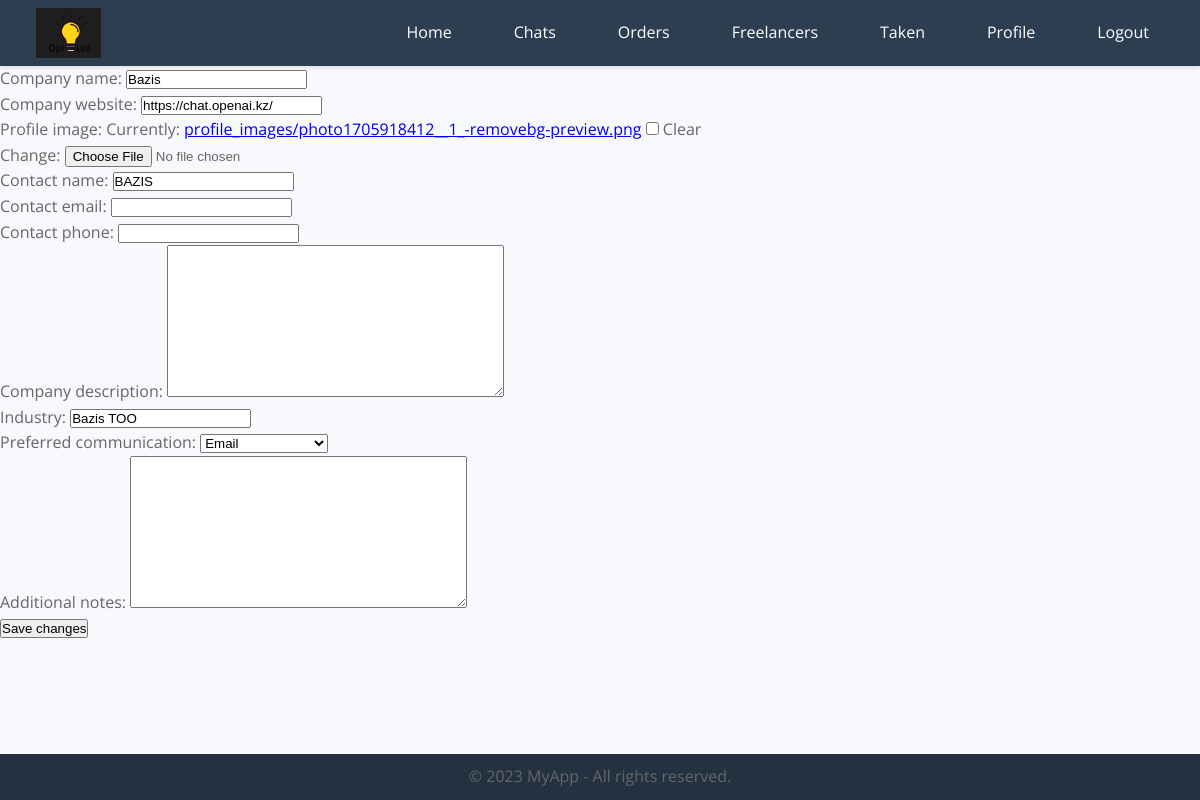
/accounts/profile/update/ (signed in), run on the app's committed database.
### accounts/models.py (models this page shows, shortened)
class ClientProfile(models.Model):
    user = models.OneToOneField(
        settings.AUTH_USER_MODEL,
        on_delete=models.CASCADE,
        related_name='client_profile'
    )
    company_name = models.CharField(max_length=255)
    company_website = models.URLField(max_length=255, blank=True, null=True)
    profile_image = models.ImageField(
        upload_to='profile_images/',
        null=True,
        blank=True,
        default='static/img/images.png'
    )
    contact_name = models.CharField(max_length=255, blank=True)
    contact_email = models.EmailField(max_length=255, blank=True)
    contact_phone = models.CharField(max_length=30, blank=True)
    company_description = models.TextField(blank=True)
    industry = models.CharField(max_length=255, blank=True)
    preferred_communication = models.CharField(max_length=100, choices=[('email', 'Email'), ('phone', 'Phone'),
                                                                        ('message', 'In-app Messaging')],
                                               default='email')
    additional_notes = models.TextField(blank=True)

### accounts/views.py (the view)
# urls.py: path('profile/update/', update_client_profile, name='update_client_profile'),
@login_required
def update_client_profile(request):
    try:
        profile = request.user.client_profile
    except ClientProfile.DoesNotExist:
        profile = ClientProfile(user=request.user)
    if request.method == 'POST':
        form = ClientProfileForm(request.POST, request.FILES, instance=profile)
        if form.is_valid():
            form.save()
            messages.success(request, 'Profile updated successfully!')
            return redirect('accounts:profile_detail')
    else:
        form = ClientProfileForm(instance=profile)
    context = {'form': form}
    return render(request, 'core/update_client_profile.html', context)

### accounts/forms.py
class ClientProfileForm(forms.ModelForm):
    class Meta:
        model = ClientProfile
        fields = ['company_name', 'company_website', 'profile_image', 'contact_name', 'contact_email', 'contact_phone', 'company_description', 'industry', 'preferred_communication', 'additional_notes']

### core/templates/core/update_client_profile.html (shortened to what this page needs)
{% extends "core/base.html" %}
{% block content %}
<form method="post" enctype="multipart/form-data">
    {{ form.as_p }}
    <button type="submit">Save changes</button>
</form>
{% endblock %}

### core/templates/core/base.html (style rules this page uses)
* { margin: 0; padding: 0; box-sizing: border-box; }
html, body { height: 100%; font-size: 16px; }
body { display: flex; flex-direction: column; min-height: 100vh; font-family: 'Open Sans', sans-serif; background-color: #f7f9fc; color: #333; }
p, li { font-size: 1rem; line-height: 1.6; color: #666; }

### data on the page
ClientProfile: company_name "Bazis", company_website "https://chat.openai.kz/", contact_name "BAZIS", industry "Bazis TOO", preferred_communication "Email"
